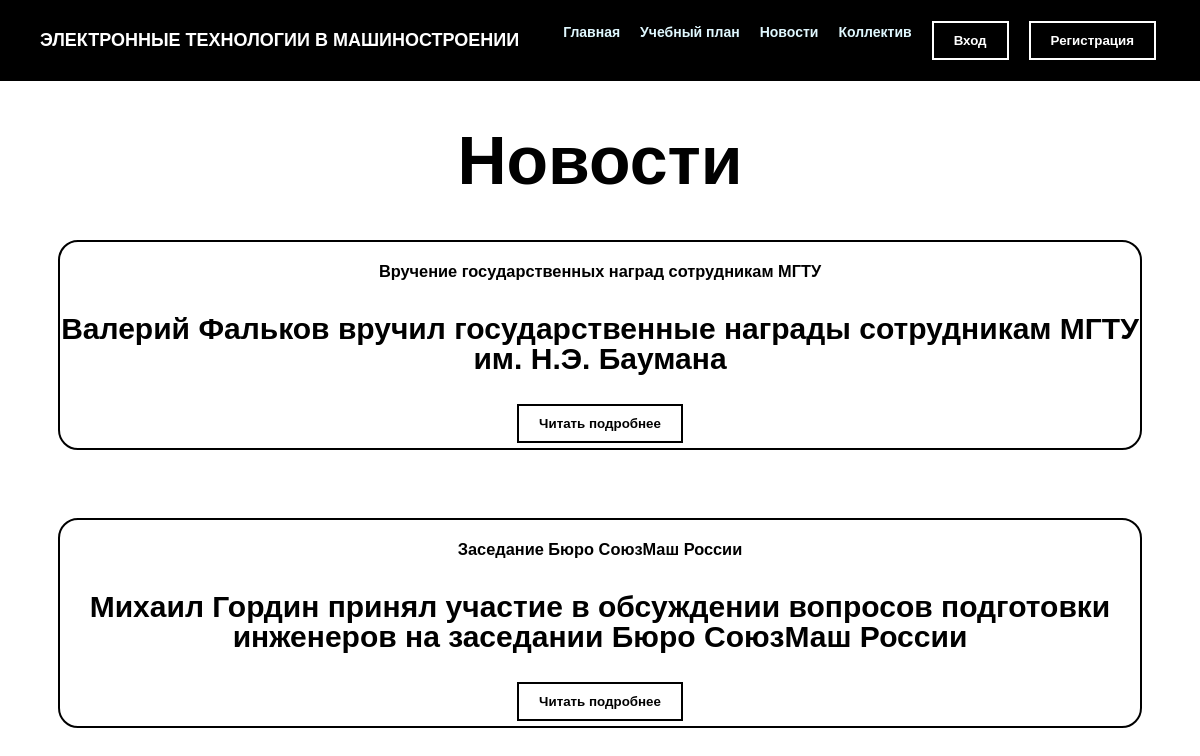
Page /news/ on the committed database.
### news/models.py (models this page shows, shortened)
class Artic(models.Model):
    title = models.CharField('Название', max_length=50, default='')
    image1 = models.ImageField(blank=True, upload_to='media/', help_text='150x150px', verbose_name='Ссылка картинки')
    anons = models.CharField('Анонс', max_length=250, default='')
    full_text = models.TextField('Статья', max_length=25000, default='')
    image2 = models.ImageField(blank=True, upload_to='media/', help_text='150x150px', verbose_name='Ссылка картинки')
    date = models.DateTimeField('Дата публикации', default='')
    image3 = models.ImageField(blank=True, upload_to='media/', help_text='150x150px', verbose_name='Ссылка картинки')
    class Meta():
        verbose_name = 'Новость'
        verbose_name_plural = 'Новости'

### news/views.py (the view)
# urls.py: path('', views.news_home, name = 'news_home'),
def news_home(request):
    news = Artic.objects.order_by('-date')
    return render(request, 'news/news_home.html', {'news': news})

### news/templates/news/news_home.html (shortened to what this page needs)
{% extends 'main/layout.html' %}
{% block content %}
<body style ="background-color: black;">
<h1 style="text-align: center; text-align: center; font-size: 68px; font-weight: 900; line-height: 1; z-index: 1; height: 100%; color: black"> Новости</h1>
    <div class='features1'>
        {% if news %}
            {% for el in news %}
                <div class="features">
                    <h3>{{ el.title }}</h3>
                    <p>{{ el.anons }}</p>
                    <a href="{% url 'news-detail' el.id %}"><button  class="btn" style="margin-bottom: 5px;">Читать подробнее</button></a>
                </div>
        <br><br><br>
            {% endfor %}
        {% else %}
            <p>У вас нет записей.</p>
        {% endif %}
    </div>
</body>
{% endblock %}

### main/static/main/css/main.css (style rules this page uses)
html { font-family:sans-serif; -ms-text-size-adjust:100%; -webkit-text-size-adjust:100% }
body { background-color: white; font-size:14px; line-height:1.6; font-family:"Montserrat",sans-serif; color:black; }
.btn { background-color: transparent; border: 2px solid black; color: black; font-weight: 700; padding: 10px 20px; cursor: pointer; outline: 2px solid transparent; outline-offset: 3px; transition: background-color .2s ease-in-out, color .2s ease-in-out; }
.features { position: relative; text-align: center; border: 2px solid black; width:1300px; max-width: 90%; margin: 0 auto; background-color: white; border-radius: 20px; transition: 0.5s linear; }
.features p { font-size: 30px; font-weight: 700; line-height: 1; z-index: 1; height: 100%; }

### rows in the picture
Artic: title "Вручение государственных наград сотрудникам МГТУ", anons "Валерий Фальков вручил государственные награды сотрудникам МГТУ им. Н.Э. Баумана"
Artic: title "Заседание Бюро СоюзМаш России", anons "Михаил Гордин принял участие в обсуждении вопросов подготовки инженеров на заседании Бюро СоюзМаш России"
